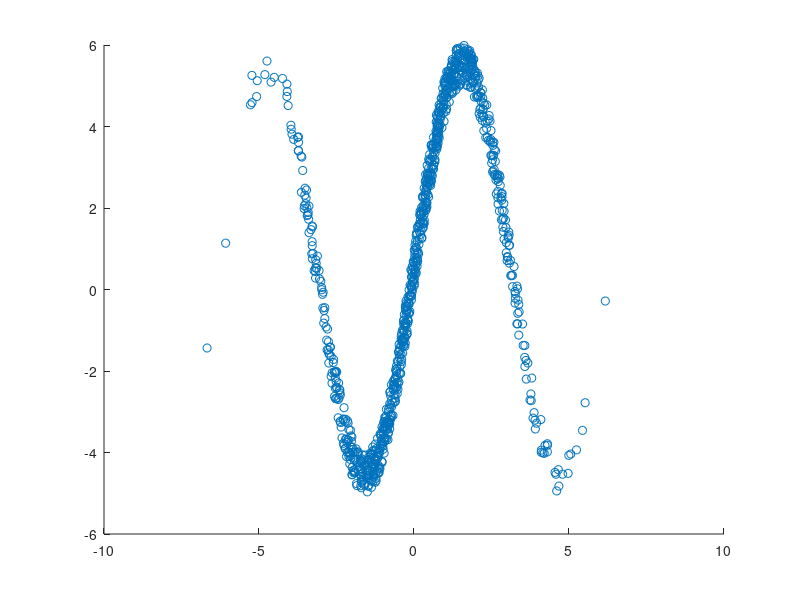

This figure's MATLAB source:
x=linspace(0,2*pi,100);
y=sin(x)
bar(x,y)

x1=randn(1000,1);
hist(x1,50)

x2 = 1:5;
pie(x2)

% data analysis plot.

x3 = linspace(0,2*pi,1000);
y1 = 10*sin(x3) + randn(1,1000);
scatter(x3,y1)

x4 = randn(1000,1)*2;
y2 = 5*sin(x4)+rand(1000,1);
scatter(x4,y2)
